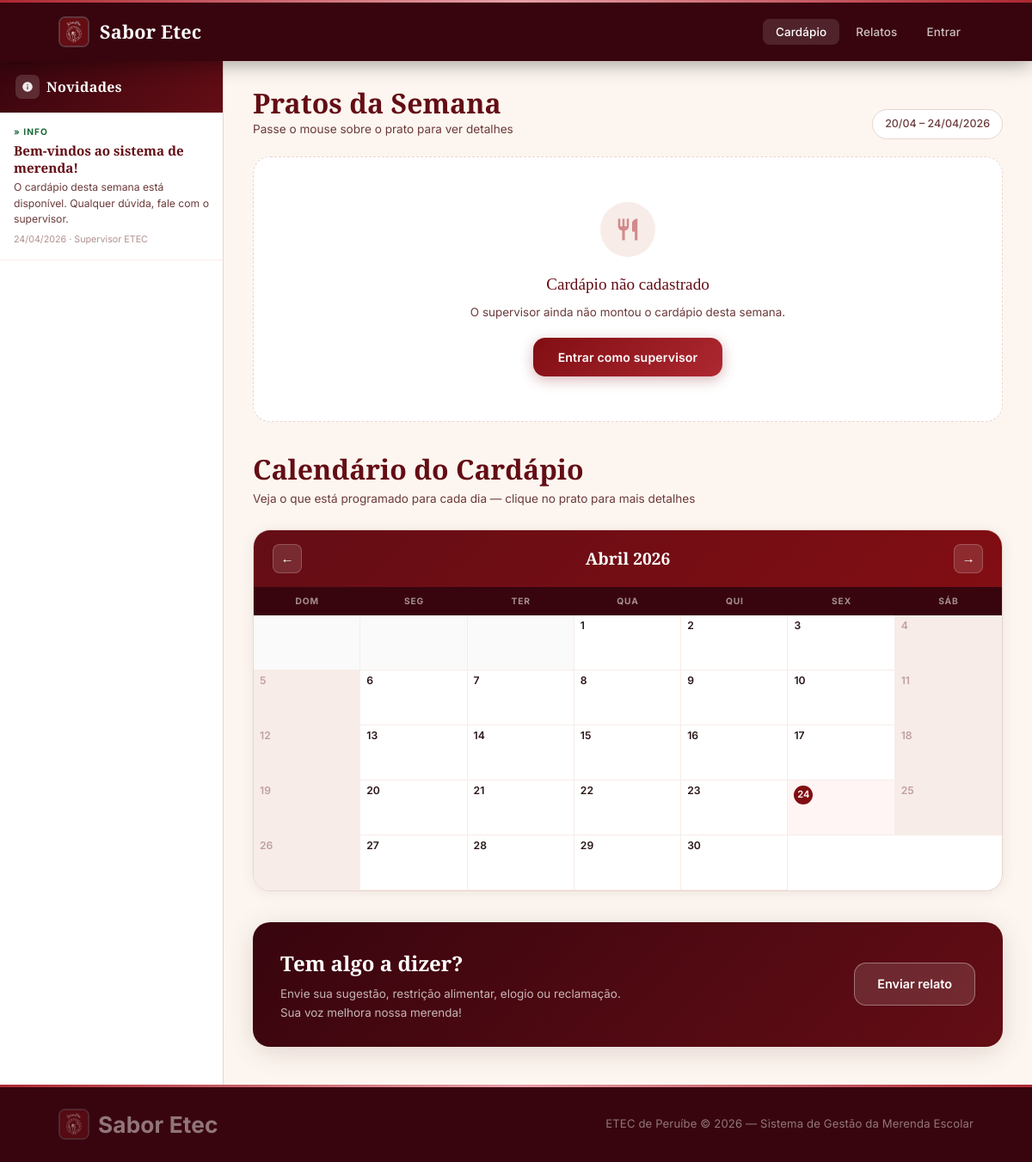
The page / on the database its author committed.
### tables this page shows
CREATE TABLE IF NOT EXISTS novidades (
    id INT AUTO_INCREMENT PRIMARY KEY,
    titulo VARCHAR(150) NOT NULL,
    mensagem TEXT NOT NULL,
    tipo ENUM('mudanca','aviso','info') NOT NULL DEFAULT 'info',
    usuario_id INT NOT NULL,
    ativo TINYINT(1) NOT NULL DEFAULT 1,
    criado_em TIMESTAMP DEFAULT CURRENT_TIMESTAMP,
    FOREIGN KEY (usuario_id) REFERENCES usuarios(id)
);

CREATE TABLE IF NOT EXISTS usuarios (
    id INT AUTO_INCREMENT PRIMARY KEY,
    nome VARCHAR(100) NOT NULL,
    email VARCHAR(100) NOT NULL UNIQUE,
    senha VARCHAR(255) NOT NULL,
    perfil ENUM('aluno','supervisor','sub_supervisor') NOT NULL DEFAULT 'aluno',
    ativo TINYINT(1) NOT NULL DEFAULT 1,
    criado_em TIMESTAMP DEFAULT CURRENT_TIMESTAMP
);

### config/config.php (called while the page is built, shortened)
<?php
function estaLogado(): bool {
    return isset($_SESSION['usuario_id']);
}
function escape(string $str): string {
    return htmlspecialchars($str, ENT_QUOTES, 'UTF-8');
}

### index.php (the view, shortened to what this page needs)
<?php
require_once __DIR__ . '/config/config.php';
require_once __DIR__ . '/config/_layout.php';
$pdo = conectar();
$hoje       = new DateTime();
$dow        = (int)$hoje->format('N');
$diasAteSeg = ($dow === 7) ? 1 : (($dow === 6) ? 2 : $dow - 1);
$inicioSem  = (clone $hoje)->modify("-{$diasAteSeg} days")->format('Y-m-d');
$fimSem     = (clone $hoje)->modify("-{$diasAteSeg} days")->modify('+4 days')->format('Y-m-d');
$stmtC = $pdo->prepare("
    SELECT cs.dia_semana, cs.data_referencia,
           p.id, p.nome, p.descricao, p.calorias, p.foto
    FROM cardapio_semana cs
    JOIN pratos p ON cs.prato_id = p.id AND p.ativo = 1
    WHERE cs.data_referencia BETWEEN :ini AND :fim
    ORDER BY FIELD(cs.dia_semana,'segunda','terca','quarta','quinta','sexta')
");
$stmtC->execute([':ini' => $inicioSem, ':fim' => $fimSem]);
$cardapio = $stmtC->fetchAll(PDO::FETCH_ASSOC);
$novidades = $pdo->query("
    SELECT n.titulo, n.mensagem, n.tipo, n.criado_em, u.nome AS autor
    FROM novidades n JOIN usuarios u ON n.usuario_id = u.id
    WHERE n.ativo = 1 ORDER BY n.criado_em DESC LIMIT 8
")->fetchAll(PDO::FETCH_ASSOC);
?>
<!DOCTYPE html>
<html lang="pt-BR">
<head>
<link rel="stylesheet" href="<?= SITE_URL ?>/assets/style.css">
</head>
<body>
<main style="padding:0">
<div class="layout-outer">
    <aside class="col-esq">
        <div class="col-esq-top">
            <div class="col-esq-icon">
                <svg viewBox="0 0 24 24"><path d="M12 2a10 10 0 100 20A10 10 0 0012 2zm1 15h-2v-6h2v6zm0-8h-2V7h2v2z"/></svg>
            </div>
            <h2>Novidades</h2>
        </div>
        <div class="novidades-lista">
            <?php if (empty($novidades)): ?>
                <div class="sem-nov">
                    <svg viewBox="0 0 24 24" style="width:36px;height:36px;fill:var(--borda);margin:0 auto 8px"><path d="M20 4H4c-1.1 0-2 .9-2 2v12c0 1.1.9 2 2 2h16c1.1 0 2-.9 2-2V6c0-1.1-.9-2-2-2zm0 14H4V8l8 5 8-5v10zm-8-7L4 6h16l-8 5z"/></svg>
                    <p>Nenhuma novidade</p>
                </div>
            <?php else: ?>
                <?php foreach ($novidades as $n):
                    $tc = 't-' . $n['tipo'];
                    $tl = match($n['tipo']) {
                        'mudanca' => '↺ Mudança', 'aviso' => '! Aviso', default => '» Info'
                    };
                ?>
                <div class="nov-item">
                    <div class="nov-tipo <?= $tc ?>"><?= $tl ?></div>
                    <div class="nov-titulo"><?= escape($n['titulo']) ?></div>
                    <div class="nov-texto"><?= escape(mb_substr($n['mensagem'],0,90)) ?><?= mb_strlen($n['mensagem'])>90?'…':'' ?></div>
                    <div class="nov-data"><?= date('d/m/Y', strtotime($n['criado_em'])) ?> · <?= escape($n['autor']) ?></div>
                </div>
                <?php endforeach; ?>
            <?php endif; ?>
        </div>
    </aside>
    <div class="col-dir">
        <section>
            <div class="pratos-header">
                <div>
                    <div class="sec-titulo">Pratos da Semana</div>
                    <div class="sec-sub" style="margin-bottom:0">Passe o mouse sobre o prato para ver detalhes</div>
                </div>
                <span class="semana-badge"><?= date('d/m', strtotime($inicioSem)) ?> – <?= date('d/m/Y', strtotime($fimSem)) ?></span>
            </div>
            <div class="pratos-grid">
            <?php if (empty($cardapio)): ?>
                <div class="vazio-box">
                    <div class="vazio-icon">
                        <svg viewBox="0 0 24 24"><path d="M11 9H9V2H7v7H5V2H3v7c0 2.12 1.66 3.84 3.75 3.97V22h2.5v-9.03C11.34 12.84 13 11.12 13 9V2h-2v7zm5-3v8h2.5v8H21V2c-2.76 0-5 2.24-5 4z"/></svg>
                    </div>
                    <p style="font-family:var(--titulo);font-size:1.2rem;color:var(--c2);margin-bottom:6px">Cardápio não cadastrado</p>
                    <p style="font-size:.84rem">O supervisor ainda não montou o cardápio desta semana.</p>
                    <?php if (!estaLogado()): ?>
                        <a href="<?= SITE_URL ?>/login.php" class="btn btn-primario" style="display:inline-flex;margin-top:18px;max-width:220px">Entrar como supervisor</a>
                    <?php endif; ?>
                </div>
            <?php endif; ?>
            </div>
        </section>
        <section>
            <div class="sec-titulo">Calendário do Cardápio</div>
            <div class="sec-sub">Veja o que está programado para cada dia — clique no prato para mais detalhes</div>
            <div class="cal-aluno-wrap">
                <div class="cal-header-aluno">
                    <button class="cal-nav-btn" id="btnAntes">&#8592;</button>
                    <h3 id="calTitulo"></h3>
                    <button class="cal-nav-btn" id="btnDepois">&#8594;</button>
                </div>
                <div class="cal-dias-sem">
                    <span>Dom</span><span>Seg</span><span>Ter</span>
                    <span>Qua</span><span>Qui</span><span>Sex</span><span>Sáb</span>
                </div>
                <div class="cal-aluno-grid" id="calGrid"></div>
            </div>
        </section>
        <div class="relatos-cta">
            <div class="relatos-cta-txt">
                <h3>Tem algo a dizer?</h3>
                <p>Envie sua sugestão, restrição alimentar, elogio ou reclamação.<br>Sua voz melhora nossa merenda!</p>
            </div>
            <a href="<?= SITE_URL ?>/relatos.php" class="btn-cta">Enviar relato</a>
        </div>
    </div>
</div>
</main>
</body>
</html>

### assets/style.css (style rules this page uses)
:root { --c1: #38050e; --c2: #640d15; --c3: #810e13; --c4: #ae2831; --c5: #d44a55; --creme: #fdf6f0; --creme2: #f7ece8; --borda: #e8d5d0; --texto: #2a1515; --texto2: #6b3a3a; --branco: #ffffff; --sombra-s: 0 2px 16px rgba(56,5,14,.08); --sombra-m: 0 6px 32px rgba(56,5,14,.14); --sombra-f: 0 16px 56px rgba(56,5,14,.22); --r-sm: 8px; --r-md: 14px; --r-lg: 20px; --r-xl: 28px; --titulo: 'Cormorant Garamond', Georgia, serif; --corpo: 'Inter', system-ui, sans-serif; --trans: all .22s cubic-bezier(.4,0,.2,1); }
*, *::before, *::after { box-sizing: border-box; margin: 0; padding: 0; }
html { scroll-behavior: smooth; -webkit-font-smoothing: antialiased; }
body { font-family: var(--corpo); background: var(--creme); color: var(--texto); min-height: 100vh; display: flex; flex-direction: column; font-size: 15px; line-height: 1.65; }
a { color: var(--c4); text-decoration: none; transition: var(--trans); }
main { flex: 1; padding: 40px 0 64px; }
.sec-titulo { font-family: var(--titulo); font-size: 2rem; color: var(--c2); font-weight: 700; line-height: 1.2; margin-bottom: 4px; }
.sec-sub { font-size: .85rem; color: var(--texto2); margin-bottom: 24px; }
.btn { display: inline-flex; align-items: center; gap: 7px; padding: 11px 22px; border-radius: var(--r-md); font-family: var(--corpo); font-size: .88rem; font-weight: 600; cursor: pointer; border: none; transition: var(--trans); letter-spacing: .01em; text-decoration: none; white-space: nowrap; }
.btn-primario { background: linear-gradient(135deg, var(--c3), var(--c4)); color: #fff; width: 100%; justify-content: center; box-shadow: 0 4px 16px rgba(129,14,19,.3); }
.cal-nav-btn { background: rgba(255,255,255,.12); border: 1px solid rgba(255,255,255,.2); color: #fff; width: 34px; height: 34px; border-radius: var(--r-sm); cursor: pointer; font-size: .95rem; transition: var(--trans); display: flex; align-items: center; justify-content: center; }

### rows shown on the page
novidades: tipo "» INFO", titulo "Bem-vindos ao sistema de merenda!", mensagem "O cardápio desta semana está disponível. Qualquer dúvida, fale com o supervisor.", criado_em "24/04/2026", usuario.nome "Supervisor ETEC"

### other values the page prints
$label "Cardápio"
$label "Relatos"
date('d/m', strtotime($inicioSem)) "20/04"
date('d/m/Y', strtotime($fimSem)) "24/04/2026"
